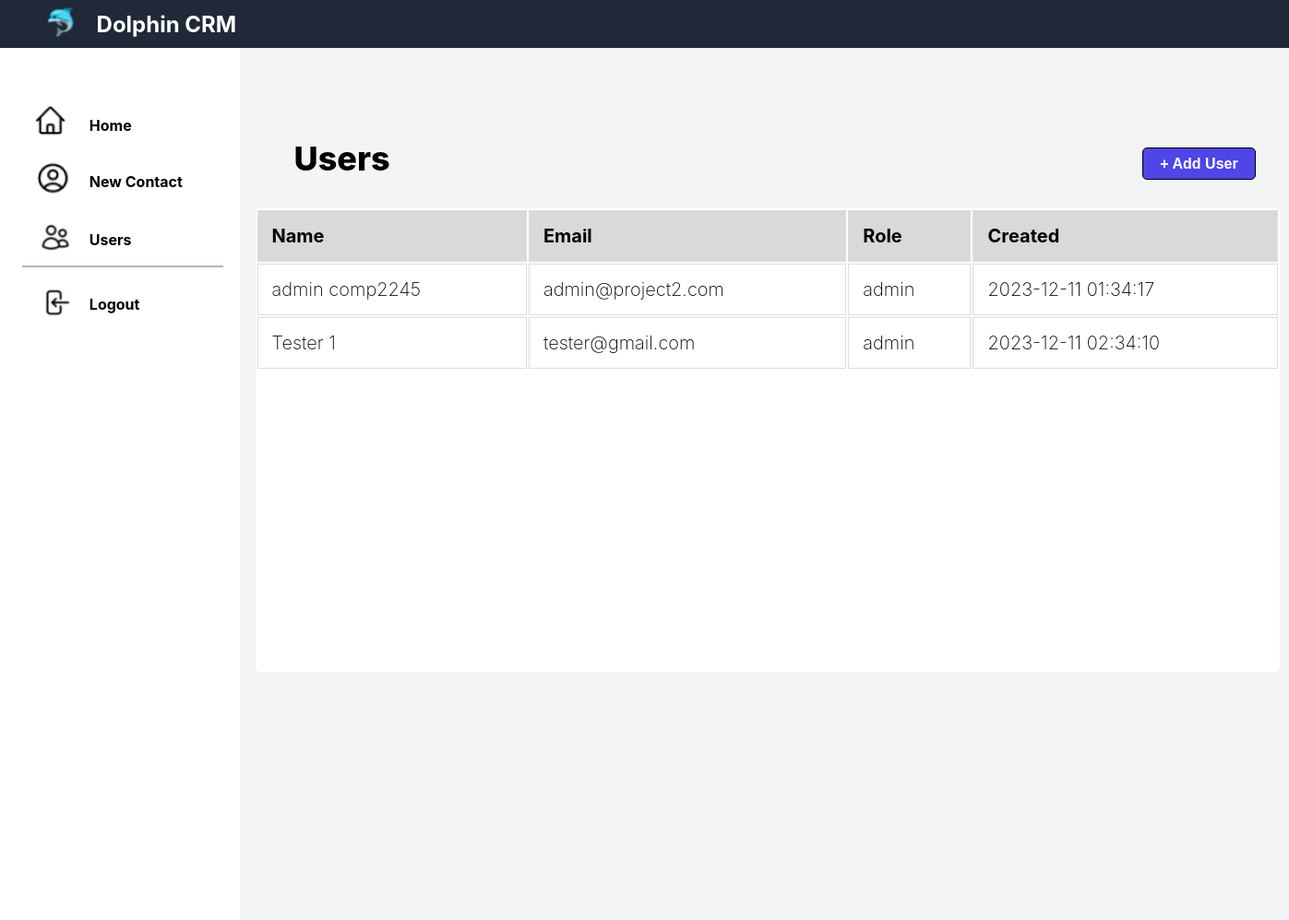
/userlist.php (signed in), run on the app's committed database.
### tables this page shows
CREATE TABLE `user` (
  `id` int(11) NOT NULL,
  `firstname` varchar(128) NOT NULL,
  `lastname` varchar(128) NOT NULL,
  `email` varchar(255) NOT NULL,
  `password_hash` varchar(255) NOT NULL,
  `Role` varchar(128) NOT NULL,
  `created_at` datetime NOT NULL
);

### userlist.php (the view, shortened to what this page needs)
<!DOCTYPE html>
<html lang="en">
<head>
    <link rel="stylesheet" href="userlist.css">
    <link href="https://fonts.cdnfonts.com/css/inter" rel="stylesheet">
    <link href="https://fonts.cdnfonts.com/css/jaldi" rel="stylesheet">
</head>
<body>
    <header>
        <img class="Logo" src="images/Logo.png" />
        <div class="DolphinCrm">Dolphin CRM</div>
    </header>
    <div class="box"></div>
    <h1 class="Dashboard">Users</h1>
    <table>
        <thead>
            <tr>
                <th>Name</th>
                <th>Email</th>
                <th>Role</th>
                <th>Created</th>
            </tr>
        </thead>
        <tbody>
            <?php
            $mysqli = require __DIR__ . "/database.php";
            $sql = "SELECT firstname, lastname, email, Role, created_at FROM user";
            $result = $mysqli->query($sql);
            if ($result) {
                while ($row = $result->fetch_assoc()) {
                    echo "<tr>";
                    echo "<td>{$row['firstname']} {$row['lastname']}</td>";
                    echo "<td>{$row['email']}</td>";
                    echo "<td>{$row['Role']}</td>";
                    echo "<td>{$row['created_at']}</td>";
                    echo "</tr>";
                }
            } else {
                echo "Error fetching user data: " . $mysqli->error;
            }
            ?>
        </tbody>
    </table>
    <form action="signup.html" method="post">
        <input class="AddUser" type="submit" value="+ Add User">
    </form>
    <div class="sidebar"></div>
    <label class="Users">Users</label>
    <img class="Newcontactimg" src="images/NewContactImg.png" />
    <img class="Homeimg" src="images/Homeimg.png" />
    <img class="Usersimg"  src="images/Usersimg.png" />
    <label class="Home">Home</label>
    <label class="NewContact">New Contact</label>
    <div class="Line1"></div>
    <img class="Logoutimg" src="images/Logoutimg.png"/>
    <label class="Logout">Logout</label>
</body>
</html>

### userlist.css (style rules this page uses)
body { margin: 0; padding: 0; font-size: 20px; font-family: 'Inter', sans-serif; font-weight: 215; background: #F3F4F6; color: black; letter-spacing: normal; }
header { background-color: #1F2937; }
.Logo { width: 32.06px; height: 47.07px; padding-left: 50px; }
.DolphinCrm { width: 178.77px; height: 40.74px; left: 104.55px; top: 12.14px; font-weight: bold; position: absolute; color: rgb(255, 255, 255); font-size: 24px; word-wrap: break-word; }
.Dashboard { width: 200.79px; height: 51.78px; left: 318.53px; top: 125.45px; position: absolute; color: black; font-size: 36px; font-weight: 800; word-wrap: break-word; }
label { position: absolute; font-size: 16px; font-weight: 700; word-wrap: break-word; }
.Homeimg { width: 38.12px; height: 44.66px; left: 35.27px; top: 109.21px; position: absolute; }
.Home { width: 77.16px; height: 27.83px; left: 96.83px; top: 125.82px; }
.Newcontactimg { width: 41.25px; height: 41.28px; left: 38.30px; top: 171.51px; position: absolute; }
.NewContact { width: 132.09px; height: 27.83px; left: 96.83px; top: 187.45px; }
.Usersimg { width: 59px; height: 43px; left: 29.43px; top: 235.75px; position: absolute; }
.Users { width: 77.16px; height: 27.83px; left: 96.83px; top: 250.33px; }
.Logoutimg { width: 46px; height: 40px; left: 35.93px; top: 309.21px; position: absolute; }
.Logout { width: 77.16px; height: 27.83px; left: 96.83px; top: 320.21px; }
.Line1 { width: 215.79px; height: 0px; left: 24.25px; top: 288.29px; position: absolute; border: 0.05px rgba(9, 9, 9, 0.3) solid; }
.sidebar { width: 260.13px; height: 946.14px; left: 0px; top: 52px; position: absolute; background: white; }
.box { width: 1110px; height: 503px; left: 276.53px; top: 226.28px; position: absolute; background: white; border-radius: 5px; }
.AddUser { width: 123px; height: 35px; left: 1238px; top: 160px; position: absolute; color: white; font-size: 16px; font-weight: 600; word-wrap: break-word; background: #4F46E5; border-radius: 5px; border: 1px black solid; }

### userlist.php (style rules this page uses)
table { width: 1110px; left: 276.53px; top: 226.28px; position: absolute; }
th, td { border: 1px solid #ddd; padding: 15px; text-align: left; }
th { background-color: #D9D9D9; }

### data on the page
user: firstname "admin", lastname "comp2245", email "admin@project2.com", Role "admin", created_at "2023-12-11 01:34:17"
user: firstname "Tester", lastname "1", email "tester@gmail.com", Role "admin", created_at "2023-12-11 02:34:10"
